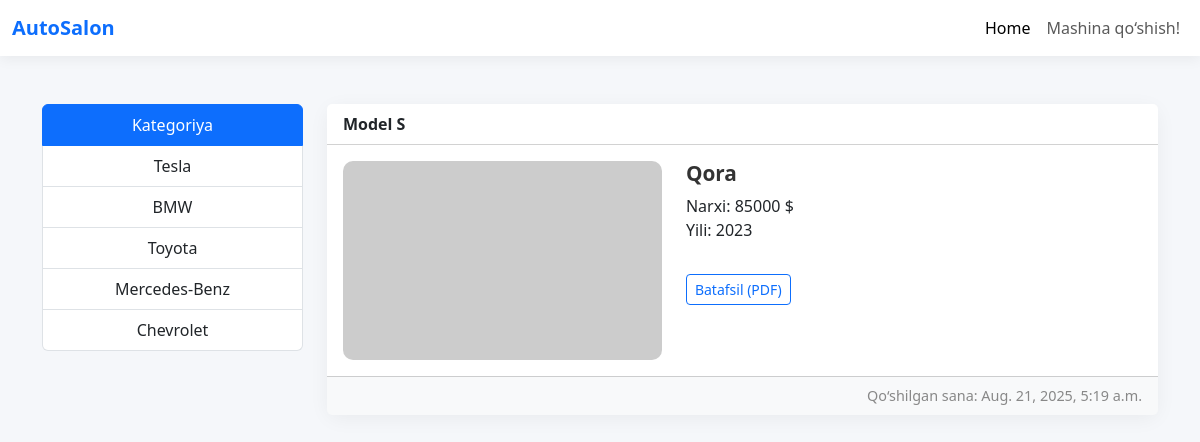
Screenshot of /salon_cars/1/1/ with the database file from the repository.
### configapp/models.py (models this page shows, shortened)
class BaseClass(models.Model):
    created_at = models.DateTimeField(auto_now_add=True)
    updated_at = models.DateTimeField(auto_now=True)
    class Meta:
        abstract = True

class Brand(BaseClass):
    title = models.CharField(max_length=100)
    context = models.TextField()

class Car(BaseClass):
    model = models.CharField(max_length=100)
    price = models.IntegerField()
    year = models.PositiveIntegerField()
    color = models.CharField(max_length=100)
    brand = models.ForeignKey(Brand, on_delete=models.CASCADE)
    salon = models.ForeignKey(Autosalon, on_delete=models.CASCADE)
    image = models.ImageField(upload_to='photos/cars/%Y/%m/%d')

### configapp/views.py (the view)
# urls.py: path('salon_cars/<int:brand_pk>/<int:salon_pk>/', salon_cars, name='salon_cars'),
def salon_cars(request, brand_pk, salon_pk):
    cars = Car.objects.filter(brand=brand_pk, salon=salon_pk)
    brand = Brand.objects.all()
    context = {
        "salon_pk": salon_pk,
        "cars": cars,
        "brand": brand
    }
    return render(request, 'salon_cars.html', context)

### configapp/templates/salon_cars.html (shortened to what this page needs)
<!DOCTYPE html>
<html lang="en">
<head>
  <link href="https://cdn.jsdelivr.net/npm/bootstrap@5.3.0/dist/css/bootstrap.min.css" rel="stylesheet" />
</head>
<body>
<nav class="navbar navbar-expand-lg navbar-light bg-white">
  <div class="container-fluid">
    <a class="navbar-brand fw-bold text-primary" href="#">AutoSalon</a>
    <div class="collapse navbar-collapse justify-content-end" id="navbarNav">
      <ul class="navbar-nav">
        <li class="nav-item"><a class="nav-link active" href="{% url 'home' %}">Home</a></li>
        <li class="nav-item"><a class="nav-link" href="{% url 'add_car' %}">Mashina qo‘shish!</a></li>
      </ul>
    </div>
  </div>
</nav>
<div class="container mt-5">
  <div class="row">
    <div class="col-12 col-md-3">
      <ul class="list-group text-center mb-4">
        <li class="list-group-item active">Kategoriya</li>
        {% for item in brand %}
        <li class="list-group-item">
          <a href="{% url 'salon_cars' item.pk salon_pk %}">{{ item.title }}</a>
        </li>
        {% endfor %}
      </ul>
    </div>
    <div class="col-12 col-md-9">
      {% for item in cars %}
      <div class="card mb-4">
        <div class="card-header bg-white fw-semibold">
          {{ item.model }}
        </div>
        <div class="card-body">
          <div class="row">
            <div class="col-md-5">
              {% if item.image %}
                <img src="https://picsum.photos/400/250" alt="Placeholder" class="img-fluid" />
              {% else %}
                <img src="https://picsum.photos/400/250" alt="Placeholder" class="img-fluid" />
              {% endif %}
            </div>
            <div class="col-md-7">
              <h5 class="card-title">{{ item.color }}</h5>
              <p class="card-text">Narxi: {{ item.price }} $ <br> Yili: {{ item.year }}</p>
              <a href="{% url 'car_pdf' item.pk %}" class="btn btn-outline-primary btn-sm mt-3">
                Batafsil (PDF)
              </a>
            </div>
          </div>
        </div>
        <div class="card-footer text-end">
          Qo‘shilgan sana: {{ item.created_at }}
        </div>
      </div>
      {% endfor %}
    </div>
  </div>
</div>
</body>
</html>

### configapp/templates/salon_cars.html (style rules this page uses)
body { background-color: #f5f7fa; font-family: 'Segoe UI', Tahoma, Geneva, Verdana, sans-serif; }
.navbar { box-shadow: 0 4px 12px rgba(0,0,0,0.05); }
.list-group-item a { text-decoration:none; color:inherit; display:block; }
.card { border:none; border-radius:12px; box-shadow:0 4px 20px rgba(0,0,0,0.05); transition:transform .2s ease; }
.card img { border-radius:10px; width:100%; height:auto; object-fit:cover; }
.card-title { font-size:1.3rem; font-weight:600; color:#333; }
.card-footer { font-size:0.9rem; color:#888; background:#f8f9fa; }

### rows the page displays
Brand: title "Tesla"
Brand: title "BMW"
Brand: title "Toyota"
Brand: title "Mercedes-Benz"
Brand: title "Chevrolet"
Car: model "Model S", color "Qora", price "85000", year "2023", created_at "Aug. 21, 2025, 5:19 a.m."
